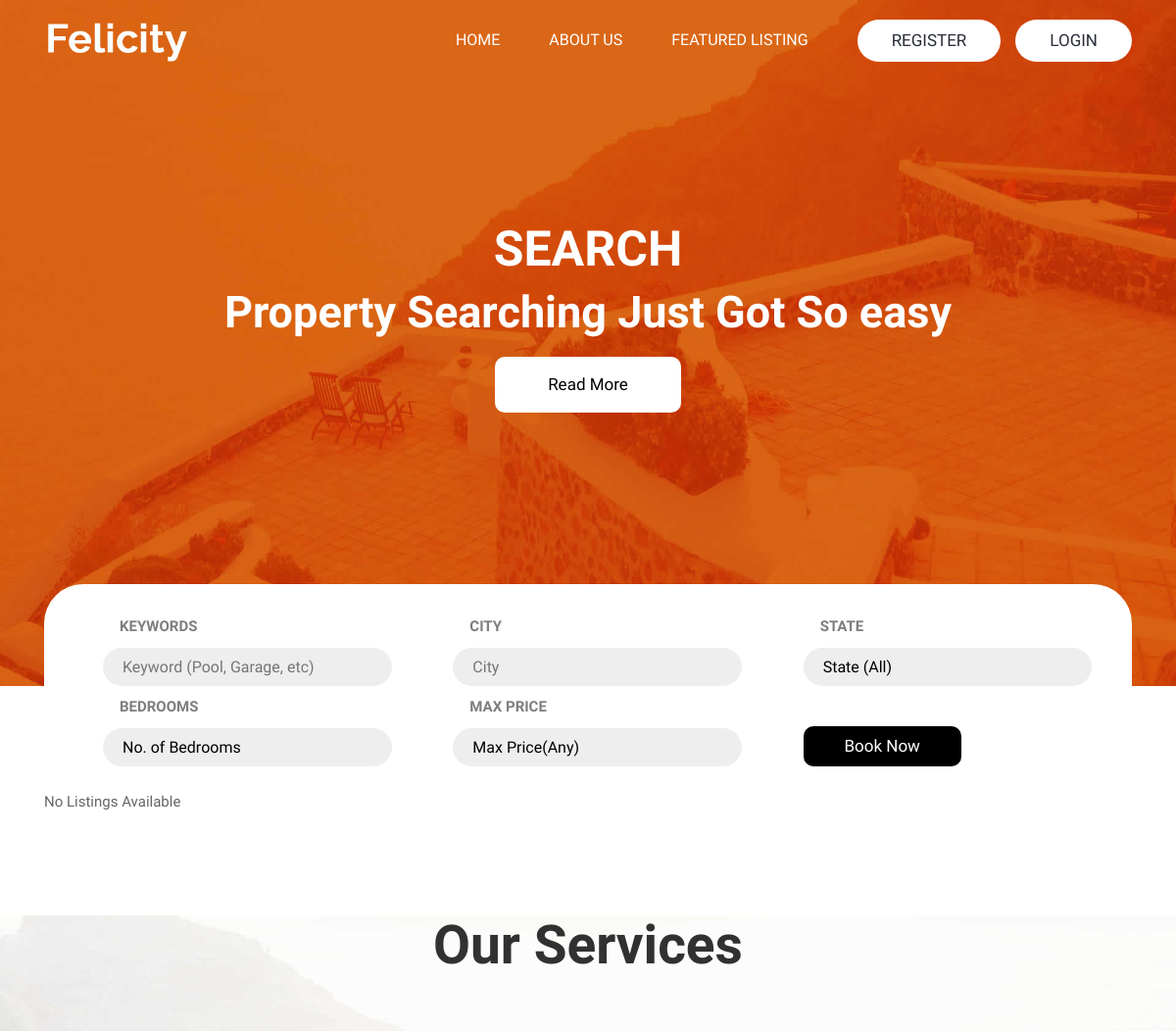
The app's page /listings/search (upper part), older data.
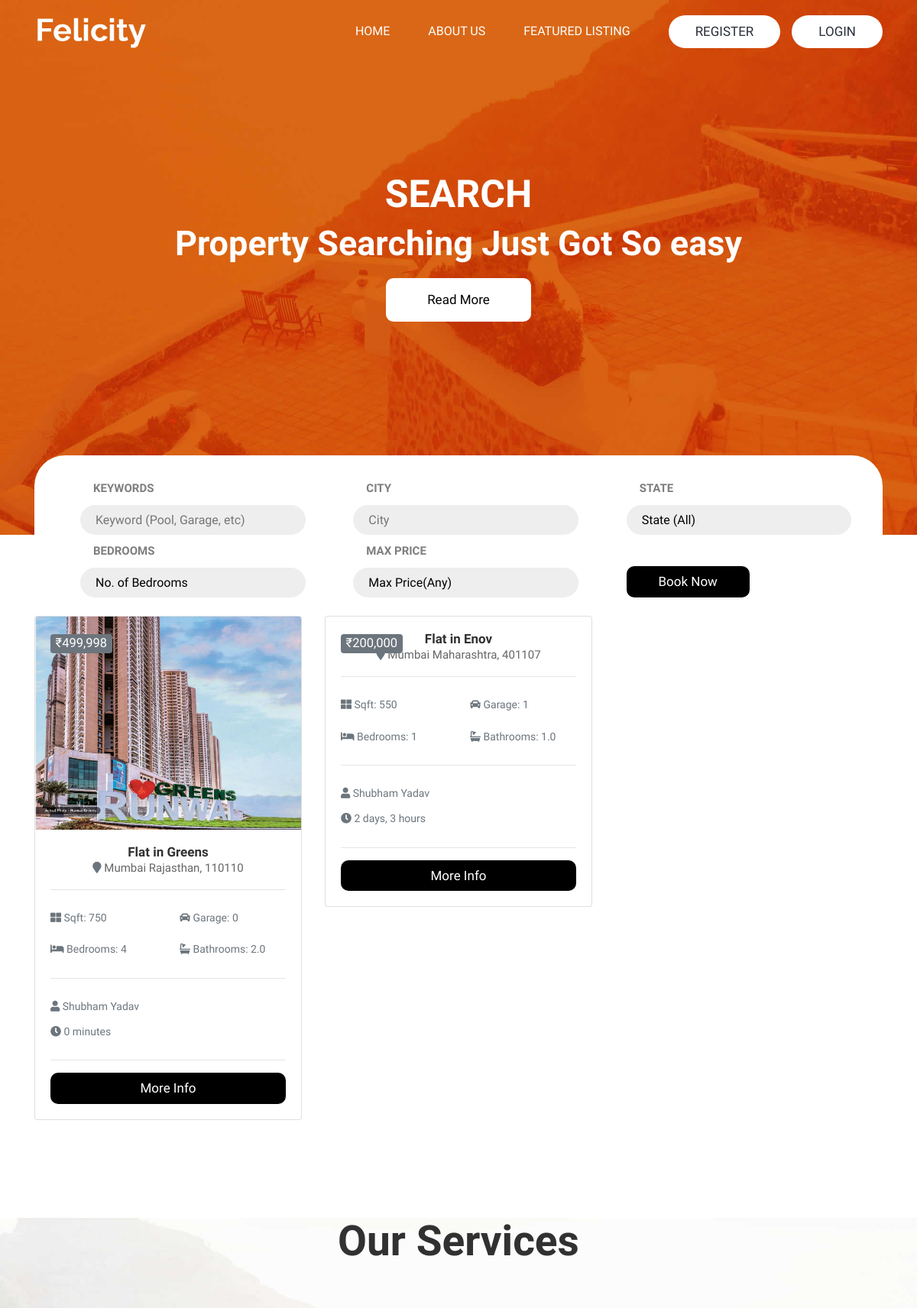
The same page, newer data.
### listings/models.py (models this page shows, shortened)
class Listing(models.Model):
  realtor = models.ForeignKey(Realtor, on_delete=models.DO_NOTHING)
  title = models.CharField(max_length=200)
  address = models.CharField(max_length=200)
  city = models.CharField(max_length=100)
  state = models.CharField(max_length=100)
  zipcode = models.CharField(max_length=20)
  description = models.TextField(blank=True)
  price = models.IntegerField()
  bedrooms = models.IntegerField()
  bathrooms = models.DecimalField(max_digits=2, decimal_places=1)
  garage = models.IntegerField(default=0)
  sqft = models.IntegerField()
  lot_size = models.DecimalField(max_digits=5, decimal_places=1)
  photo_main = models.ImageField(upload_to='photos/%Y/%m/%d/')
  photo_1 = models.ImageField(upload_to='photos/%Y/%m/%d/', blank=True)
  photo_2 = models.ImageField(upload_to='photos/%Y/%m/%d/', blank=True)
  photo_3 = models.ImageField(upload_to='photos/%Y/%m/%d/', blank=True)
  photo_4 = models.ImageField(upload_to='photos/%Y/%m/%d/', blank=True)
  photo_5 = models.ImageField(upload_to='photos/%Y/%m/%d/', blank=True)
  photo_6 = models.ImageField(upload_to='photos/%Y/%m/%d/', blank=True)
  is_published = models.BooleanField(default=True)
  list_date = models.DateTimeField(default=datetime.now, blank=True)

### realtors/models.py (models this page shows)
class Realtor(models.Model):
  name = models.CharField(max_length=200)
  photo = models.ImageField(upload_to='photos/%Y/%m/%d/')
  description = models.TextField(blank=True)
  phone = models.CharField(max_length=20)
  email = models.CharField(max_length=50)
  is_mvp = models.BooleanField(default=False)
  hire_date = models.DateTimeField(default=datetime.now, blank=True)
  def __str__(self):
    return self.name

### listings/views.py (the view)
# urls.py: path('search', views.search, name='search'),
def search(request):
  queryset_list = Listing.objects.order_by('-list_date')
  if 'keywords' in request.GET:
    keywords = request.GET['keywords']
    if keywords:
      queryset_list = queryset_list.filter(Q(description__icontains=keywords))
  if 'city' in request.GET:
    city = request.GET['city']
    if city:
      queryset_list = queryset_list.filter(Q(city__iexact=city))
  if 'state' in request.GET:
    state = request.GET['state']
    if state:
      queryset_list = queryset_list.filter(Q(state__iexact=state))
  if 'bedrooms' in request.GET:
    bedrooms = request.GET['bedrooms']
    if bedrooms:
      queryset_list = queryset_list.filter(Q(bedrooms__lte=bedrooms))
  if 'price' in request.GET:
    price = request.GET['price']
    if price:
      queryset_list = queryset_list.filter(Q(price__lte=price))
  context = {
    'state_choices': state_choices,
    'bedroom_choices': bedroom_choices,
    'price_choices': price_choices,
    'listings': queryset_list,
    'values': request.GET
  }
  return render(request, 'listings/search.html', context)

### templates/listings/search.html (shortened to what the changed rows need)
{% extends 'base.html' %}
{% load static %}
{% load humanize %}
{% block heading %}
<h1>Search</h1>
{% endblock heading %}
{% block content %}
  <section class="py-4">
    <div class="container">
      <div class="row">
        {% if listings %}
          {% for listing in listings %}
          <div class="col-md-6 col-lg-4 mb-4">
              <div class="card listing-preview">
                <img class="card-img-top" src="{{ listing.photo_main.url }}" alt="">
                <div class="card-img-overlay">
                  <h2>
                    <span class="badge badge-secondary text-white">&#x20B9;{{ listing.price | intcomma }}</span>
                  </h2>
                </div>
                <div class="card-body">
                  <div class=" search_text text-center">
                    <h4 >{{ listing.title }}</h4>
                    <p>
                      <i class="fas fa-map-marker text-secondary"></i> {{ listing.city }} {{ listing.state }}, {{ listing.zipcode }}</p>
                  </div>
                  <hr>
                  <div class="row py-2 text-secondary">
                    <div class="col-6">
                      <i class="fas fa-th-large"></i> Sqft: {{ listing.sqft }}</div>
                    <div class="col-6">
                      <i class="fas fa-car"></i> Garage: {{ listing.garage }}</div>
                  </div>
                  <div class="row py-2 text-secondary">
                    <div class="col-6">
                      <i class="fas fa-bed"></i> Bedrooms: {{ listing.bedrooms }}</div>
                    <div class="col-6">
                      <i class="fas fa-bath"></i> Bathrooms: {{ listing.bathrooms }}</div>
                  </div>
                  <hr>
                  <div class="row py-2 text-secondary">
                    <div class="col-12">
                      <i class="fas fa-user"></i> {{ listing.realtor }}</div>
                  </div>
                  <div class="row text-secondary pb-2">
                    <div class="col-6">
                      <i class="fas fa-clock"></i> {{ listing.list_date | timesince }}</div>
                  </div>
                  <hr>
                  <a href="{% url 'listing' listing.id %}" class="search_a">More Info</a>
                </div>
              </div>
            </div>
          {% endfor %}
        {% else %}
          <div class="col-md-12">
            <p>No Listings Available</p>
          </div>
        {% endif %}
      </div>
    </div>
  </section>
{% endblock content %}

Row changes from the older to the newer data that the page shows:
added Listing: photo_main (picture), title "Flat in Greens", city "Mumbai", state "Rajasthan", zipcode "110110", sqft "750", garage "0", bedrooms "4", bathrooms "2.0", realtor "Shubham Yadav", list_date "0 minutes"
added Listing: price "200,000", title "Flat in Enov", city "Mumbai", state "Maharashtra", zipcode "401107", sqft "550", garage "1", bedrooms "1", bathrooms "1.0", realtor "Shubham Yadav", list_date "2 days, 3 hours"
Text that changed along with them:
text no longer shown: "No Listings Available"
